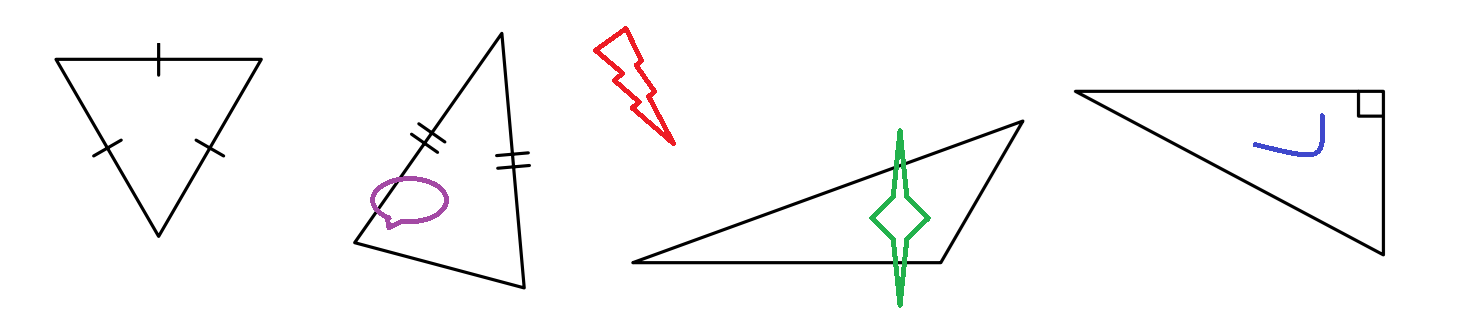
#> input picture ex1/four_triangles_example.png, 1467 x 315 px
$ python ex1_regular.py   (older library calls are emulated)
#> lines starting #> are read from the running program, lines starting #| are printed output that depends on the picture; after the words box and inside, x2 and y2 are one past the last pixel; in counts of white or black regions, pixels touching at a corner belong together
import numpy as np
import matplotlib.pyplot as plt
import cv2
from tqdm import tqdm
from itertools import combinations

# Load the input images
image_paths = [
    'four_triangles_example.png',
    # 'group_flags/flags1.jpg',
    # 'group_natural/top-view-triangle-sandwiches-slate-with-tomatoes_23-2148640143.png',
    # 'group_signs/t_signs2.jpg',
    # 'group_sketch/several-triangles.jpg'
]
images = [cv2.imread(image_path) for image_path in image_paths]
#> images = 1 item


def detect_edges(image):
    blurred = cv2.GaussianBlur(image, (5, 5), 0)
    edges = cv2.Canny(blurred, 100, 250)
    return edges


def hough_transform(edges):
    height, width = edges.shape
    diag_len = int(np.sqrt(height ** 2 + width ** 2))
    ds = np.arange(-diag_len, diag_len, 1)
    thetas = np.deg2rad(np.arange(-90, 90, 1))

    accumulator = np.zeros((len(ds), len(thetas)), dtype=np.int64)
    y_idxs, x_idxs = np.nonzero(edges)

    print("Performing Hough Transform...")
    for x, y in tqdm(zip(x_idxs, y_idxs)):
        for theta_idx in range(len(thetas)):
            theta = thetas[theta_idx]
            d = int(x * np.cos(theta) + y * np.sin(theta)) + diag_len
            accumulator[d, theta_idx] += 1

    lines = []
    print("Extracting lines from accumulator...")
    for d_idx in tqdm(range(accumulator.shape[0])):
        for theta_idx in range(accumulator.shape[1]):
            if accumulator[d_idx, theta_idx] > 150:
                d = ds[d_idx]
                theta = thetas[theta_idx]
                lines.append((d, theta))

    print(f"Detected {len(lines)} lines")
    return lines, accumulator, thetas, ds


def line_intersection(line1, line2):
    rho1, theta1 = line1
    rho2, theta2 = line2
    cos_theta1, sin_theta1 = np.cos(theta1), np.sin(theta1)
    cos_theta2, sin_theta2 = np.cos(theta2), np.sin(theta2)

    det = cos_theta1 * sin_theta2 - cos_theta2 * sin_theta1

    x = (rho2 * sin_theta1 - rho1 * sin_theta2) / det
    y = (rho1 * cos_theta2 - rho2 * cos_theta1) / det
    return (x, y)


def calculate_distance(point1, point2):
    return np.linalg.norm(np.array(point1) - np.array(point2))


def classify_triangle(sides):
    a, b, c = sorted(sides)
    if np.isclose(a, b) and np.isclose(b, c):
        return 'equilateral'
    elif np.isclose(a, b) or np.isclose(b, c) or np.isclose(a, c):
        return 'isosceles'
    elif np.isclose(a ** 2 + b ** 2, c ** 2):
        return 'right'
    else:
        return 'scalene'


def non_maximum_suppression(lines, rho_threshold=5, theta_threshold=0.1):
    suppressed_lines = []
    for rho, theta in lines:
        keep = True
        for r, t in suppressed_lines:
            if abs(rho - r) < rho_threshold and abs(theta - t) < theta_threshold:
                keep = False
                break
        if keep:
            suppressed_lines.append((rho, theta))
    return suppressed_lines


def detect_triangles(lines, width, height):
    equilateral_lines = set()
    isosceles_lines = set()
    right_triangle_lines = set()

    intersections = {}
    print("Detecting intersections...")
    for line1, line2 in tqdm(combinations(lines, 2)):
        if abs(line1[1] - line2[1]) > np.deg2rad(10):
            point = line_intersection(line1, line2)
            intersections[(line1, line2)] = point

    intersection_keys = list(intersections.keys())
    print(f"Found {len(intersection_keys)} intersections")
    print("Classifying triangles...")
    for i, (l1, l2) in tqdm(enumerate(intersection_keys)):
        for j in range(i + 1, len(intersection_keys)):
            l3, l4 = intersection_keys[j]
            if l1 == l3 or l1 == l4 or l2 == l3 or l2 == l4:
                for k in range(j + 1, len(intersection_keys)):
                    l5, l6 = intersection_keys[k]
                    if l1 == l5 or l1 == l6 or l2 == l5 or l2 == l6 or l3 == l5 or l3 == l6 or l4 == l5 or l4 == l6:
                        p1 = intersections[(l1, l2)]
                        p2 = intersections[(l3, l4)]
                        p3 = intersections[(l5, l6)]

                        if not (np.allclose(p1, p2) or np.allclose(p2, p3) or np.allclose(p3, p1)):
                            sides = [
                                calculate_distance(p1, p2),
                                calculate_distance(p2, p3),
                                calculate_distance(p3, p1)
                            ]
                            a, b, c = sorted(sides)
                            if a + b > c:
                                classification = classify_triangle(sides)
                                if classification == 'equilateral':
                                    equilateral_lines.update([l1, l2, l3, l4, l5, l6])
                                elif classification == 'isosceles':
                                    isosceles_lines.update([l1, l2, l3, l4, l5, l6])
                                elif classification == 'right':
                                    right_triangle_lines.update([l1, l2, l3, l4, l5, l6])

    print(
        f"Equilateral: {len(equilateral_lines)}, Isosceles: {len(isosceles_lines)}, Right: {len(right_triangle_lines)}")
    return list(equilateral_lines), list(isosceles_lines), list(right_triangle_lines)


def plot_results(image, edges, lines, equilateral_lines, isosceles_lines, right_triangle_lines, accumulator, thetas,
                 ds):
    plt.figure(figsize=(12, 12), dpi=100)
    plt.imshow(cv2.cvtColor(image, cv2.COLOR_BGR2RGB))
    plt.axis('off')
    plt.title('Input Image')
    plt.show()

    plt.figure(figsize=(12, 12), dpi=100)
    plt.imshow(edges, cmap='gray')
    plt.axis('off')
    plt.title('Edge Map')
    plt.show()

    line_img = image.copy()
    for rho, theta in lines:
        a = np.cos(theta)
        b = np.sin(theta)
        x0 = a * rho
        y0 = b * rho
        x1 = int(x0 + 2000 * (-b))
        y1 = int(y0 + 2000 * (a))
        x2 = int(x0 - 2000 * (-b))
        y2 = int(y0 - 2000 * (a))
        cv2.line(line_img, (x1, y1), (x2, y2), (0, 0, 80), 2)

    plt.figure(figsize=(12, 12), dpi=100)
    plt.imshow(cv2.cvtColor(line_img, cv2.COLOR_BGR2RGB))
    plt.axis('off')
    plt.title('Detected Lines')
    plt.show()

    norm_accumulator = cv2.normalize(accumulator, None, 0, 255, cv2.NORM_MINMAX, cv2.CV_8UC1)

    color_accumulator = cv2.cvtColor(norm_accumulator, cv2.COLOR_GRAY2BGR)

    for line in equilateral_lines:
        rho, theta = line
        theta_idx = np.where(thetas == theta)[0][0]
        d_idx = np.where(ds == rho)[0][0]
        cv2.rectangle(color_accumulator,
                      (theta_idx - 2, d_idx - 2),
                      (theta_idx + 2, d_idx + 2),
                      (255, 0, 0), thickness=2)

    for line in isosceles_lines:
        rho, theta = line
        theta_idx = np.where(thetas == theta)[0][0]
        d_idx = np.where(ds == rho)[0][0]
        cv2.rectangle(color_accumulator,
                      (theta_idx - 2, d_idx - 2),
                      (theta_idx + 2, d_idx + 2),
                      (0, 255, 0), thickness=2)

    for line in right_triangle_lines:
        rho, theta = line
        theta_idx = np.where(thetas == theta)[0][0]
        d_idx = np.where(ds == rho)[0][0]
        cv2.rectangle(color_accumulator,
                      (theta_idx - 2, d_idx - 2),
                      (theta_idx + 2, d_idx + 2),
                      (0, 0, 255), thickness=2)

    plt.figure(figsize=(12, 12), dpi=100)
    plt.imshow(color_accumulator)
    plt.axis('off')
    plt.title('Hough Transform (with color-coded triangle sides)')
    plt.show()


for img in images:
    edges = detect_edges(img)
    lines, accumulator, thetas, ds = hough_transform(edges)
    lines = non_maximum_suppression(lines)
    height, width = edges.shape
    equilateral_lines, isosceles_lines, right_triangle_lines = detect_triangles(lines, width, height)
    plot_results(img, edges, lines, equilateral_lines, isosceles_lines, right_triangle_lines, accumulator, thetas, ds)
#> this loop made 1 pass
#> (height, width, diag_len in hough_transform) on pass 1: (315, 1467, 1500)
#> (printed output is left out)
#> pass 1, in detect_edges, `edges = cv2.Canny(blurred, 100, 250)`:
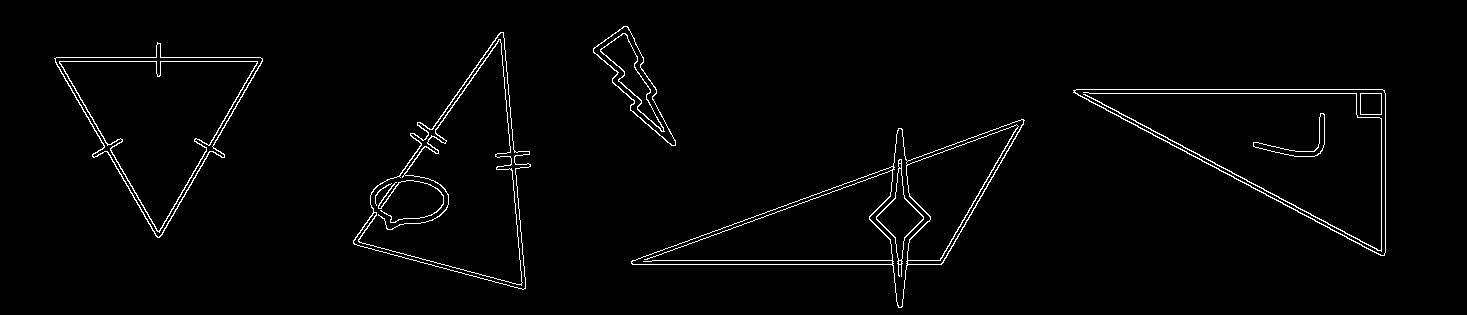
#> edges: shape (315, 1467); 2% white in thin lines or dots, all inside (x1, y1, x2, y2) = (54, 26, 1386, 308)
#> pass 1, `lines, accumulator, thetas, ds = hough_transform(edges)`:
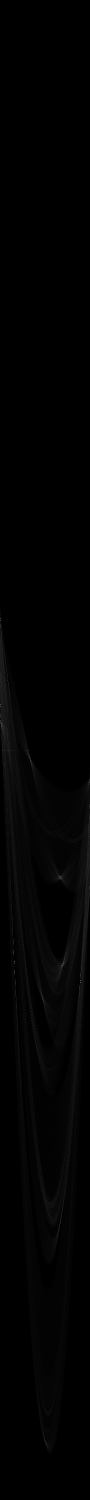
#> accumulator: shape (3000, 180) int64 (shown at 1/2 size); min 0, max 357, mean 3.1; drawn with min black and max white
#> pass 1, in plot_results, `plt.show()`:
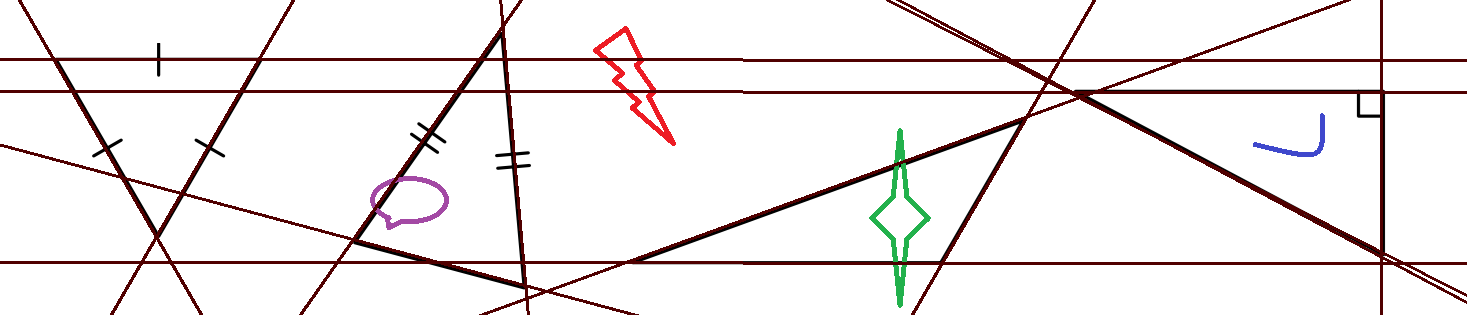
#> shown: shape (315, 1467, 3); mean R, G, B 240.2, 235.2, 235.1
#> pass 1, in plot_results, `plt.show()`:
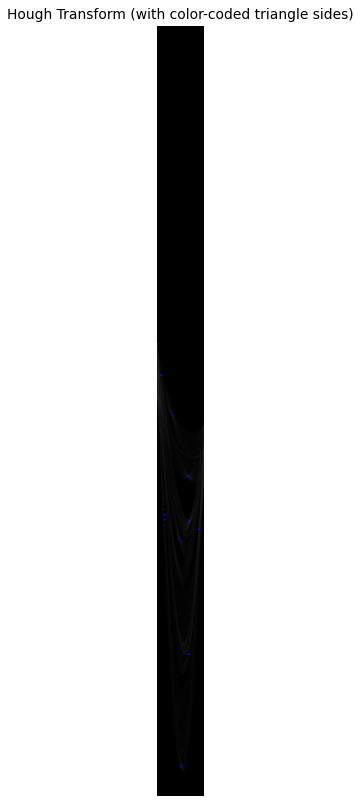
#> figure drawn by matplotlib, 1 panel; B, G, R data is drawn as R, G, B

$ run again, with ex1/group_signs/t_signs2.jpg saved as ex1/four_triangles_example.png
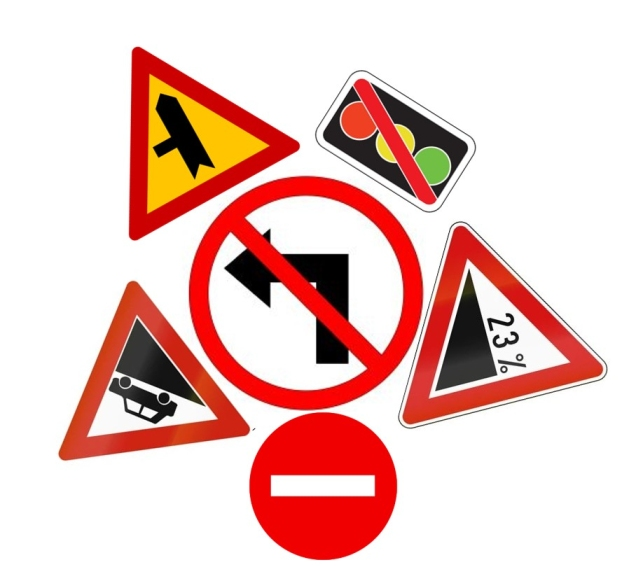
#> input picture ex1/group_signs/t_signs2.jpg, 636 x 567 px
#> images = 1 item
#> the loop `for img in images:` made 1 pass
#> (height, width, diag_len in hough_transform) on pass 1: (567, 636, 852)
#> (printed output is left out)
#> pass 1, in detect_edges, `edges = cv2.Canny(blurred, 100, 250)`:
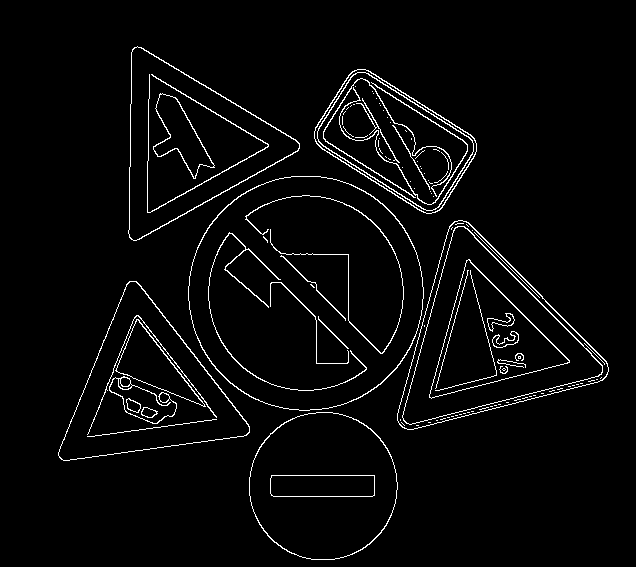
#> edges: shape (567, 636); 3.3% white in thin lines or dots, all inside (x1, y1, x2, y2) = (58, 46, 609, 560)
#> pass 1, in plot_results, `plt.show()`:
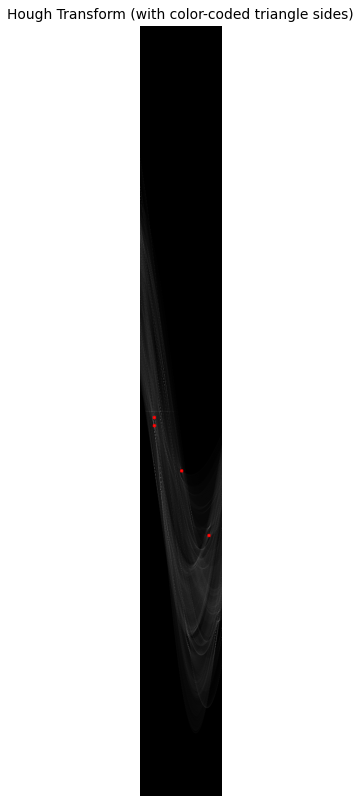
#> figure drawn by matplotlib, 1 panel; B, G, R data is drawn as R, G, B
